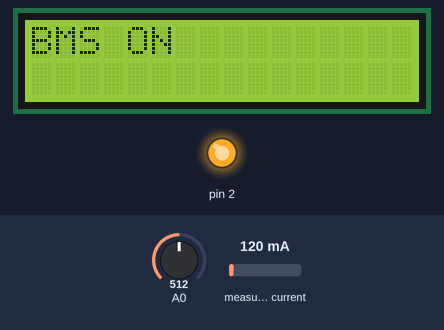
This sketch was run on a simulated Arduino Uno, built with avr-gcc and run on an emulated ATmega328P. Parts: 16×2 character LCD, output pins drawn as LEDs (lit = HIGH). The test bench sets the inputs (shaded band); at power-on: A0 = 512, measured current 120 mA.

Above: at 2.1 s.
At 4.1 s:
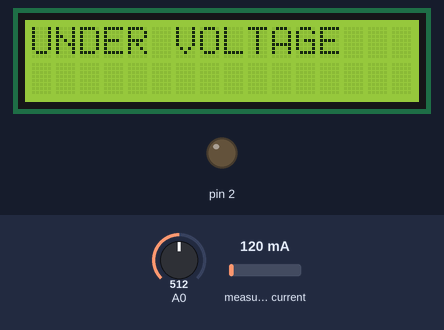
Timing chart, 0 to 5.6 s (numbered marks = the images above):
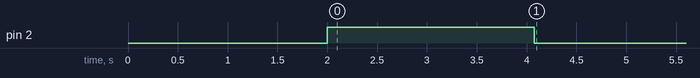

Measured:
- by itself, pin 2: HIGH → LOW at 4.1 s
- what the display in image 0 shows lasts 2.0 s, from 2.1 s to 4.1 s

The sketch:

BMSunderwork.ino
```cpp
#include <Wire.h>
#include <LiquidCrystal_I2C.h>
#include "ACS712.h"

LiquidCrystal_I2C lcd(0x27,16,2);

float adc_voltage = 0;
float voltage = 0;
float battery_voltage = 0;

ACS712 ACS(A1, 5.0, 1023, 66);

void setup()
{
  pinMode(2, OUTPUT);
  delay(2000);
  digitalWrite(2, HIGH);   // relay ON

  lcd.init();
  lcd.backlight();

  lcd.setCursor(0,0);
  lcd.print("BMS ON");
  delay(2000);
  lcd.clear();

  // ACS712 zero calibration (no load)
  ACS.autoMidPointDC(100);
}

void loop()
{
  // -------- Voltage read ----------
  adc_voltage = analogRead(A0);
  voltage = adc_voltage * 5.0 / 1023.0;
  battery_voltage = (voltage * 3.0)-1.65;   // for 3x10k divider

  // -------- Current read ----------
  int mA = ACS.mA_DC();
  float amps = mA / 1000.0;

  if(amps < 0.1 && amps > -0.25)
  amps = 0;

  // -------- Voltage fault ----------
  if (battery_voltage > 15)
  {
    digitalWrite(2, LOW);
    lcd.clear();
    lcd.setCursor(0,0);
    lcd.print("OVER VOLTAGE");
    delay(5000);
  }

  else if (battery_voltage < 10)
  {
    digitalWrite(2, LOW);
    lcd.clear();
    lcd.setCursor(0,0);
    lcd.print("UNDER VOLTAGE");
    delay(5000);
  }

  // -------- Current fault ----------
  else if (amps > 3)
  {
    digitalWrite(2, LOW);
    lcd.clear();
    lcd.setCursor(0,0);
    lcd.print("OVER CURRENT");
    delay(5000);
  }

  // -------- Normal condition ----------

}
```
